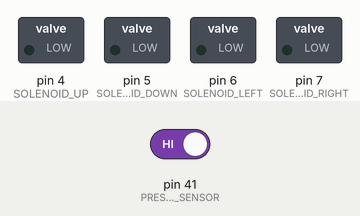
This sketch was run on a simulated Arduino Mega 2560, built with avr-gcc and run on an emulated ATmega2560. Shown: switched loads named in the sketch (green lamp = pin HIGH). Dashed ring = blinking. The inputs (shaded band) are chosen by the test bench; at power-on: pin 41 (PRESSURE_SENSOR) HIGH.

Above: at 1.7 s.
1.8 s: pin 41 (PRESSURE_SENSOR) driven LOW
At 2.9 s:
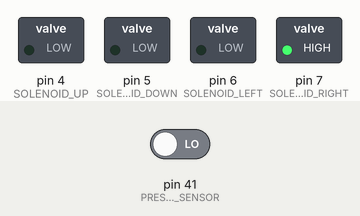
3.4 s: pin 41 (PRESSURE_SENSOR) driven HIGH
At 4.07 s:
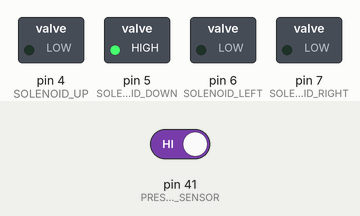
6.4 s: pin 41 (PRESSURE_SENSOR) driven LOW
At 6.8 s:
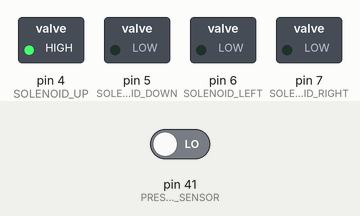
Timing chart, 0 to 9.4 s (numbered marks = the images above; inputs shaded):
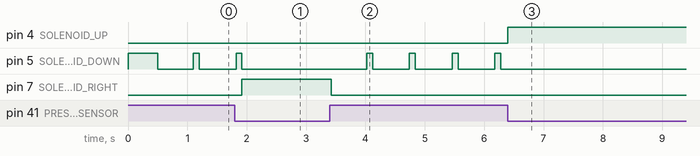

The sketch:

OSE_CEB_Press_17_08_minimal_alpha.ino
```cpp
// (licence header left out)
//defines to make it easier for non-coders to make adjustments for troubleshooting and custom changes


#define SOLENOID_UP 4      //Extension. See pin mapping above.
#define SOLENOID_DOWN 5    //swap these pin numbers for wire inversion

#define SOLENOID_LEFT 6    //Extension.
#define SOLENOID_RIGHT 7   //swap these pin numbers for wire inversion


#define PRESSURE_SENSOR 41  //labeled A3 or F3 silkscreen on the PCB
#define PRESSURE_SENSOR_DEBOUNCE 20 //milliseconds to delay for pressure sensor debounce
#define DELAY 500  // 1/2 sec extra to compress brick via main Cyl (default 500ms)
#define K_A_DRAWER 0.84 // T_c = T_e * (k_A)  for 2.5in x 14in cylinder  (default 0.008)

// custom structures, function declarations or prototypes
bool lowPressure();    //function to read if pressure sensor is HIGH
unsigned long drawerExtTime = 0;

void setup() {

  //initialize pin I/O Inputs use internal resistor pullups where needed and outputs get set low to prevent glitches while booting
  pinMode(SOLENOID_RIGHT, OUTPUT);
  digitalWrite(SOLENOID_RIGHT, LOW);
  pinMode(SOLENOID_LEFT, OUTPUT);
  digitalWrite(SOLENOID_LEFT, LOW);
  pinMode(SOLENOID_DOWN, OUTPUT);
  digitalWrite(SOLENOID_DOWN, LOW);
  pinMode(SOLENOID_UP, OUTPUT);
  digitalWrite(SOLENOID_UP, LOW);
  pinMode(PRESSURE_SENSOR, INPUT);
  digitalWrite(PRESSURE_SENSOR, INPUT_PULLUP);

  //Initialize  to start position retract main cyl for 0.5 sec to release pressue contract drawer cylinder fully
  digitalWrite(SOLENOID_DOWN, HIGH);
  delay(DELAY);
  digitalWrite(SOLENOID_DOWN, LOW);
  while (lowPressure() == true) {
    digitalWrite(SOLENOID_RIGHT, HIGH);
  }
//  digitalWrite(SOLENOID_RIGHT, LOW);// check this - but - pressure may still be high; depends on solenoid - but for
                                    // cylinder soilenoid, the pressure may stay high
//  digitalWrite(SOLENOID_LEFT, HIGH);//release pressure in lines 63-65
//  delay(DELAY/10);
//  digitalWrite(SOLENOID_LEFT, LOW);
}

void loop() {

  //Auto mode

  unsigned long previousMillis = 0;

  //Step 1 Calibration Extend drawer Cylinder Fully T_ext is measure
  previousMillis = millis();
  while (lowPressure() == true) {

    digitalWrite(SOLENOID_LEFT, HIGH);
  }
  digitalWrite(SOLENOID_LEFT, LOW);
  drawerExtTime = millis() - previousMillis;

  //Step 2 Main Cyl moves down to allow soil loading
  while (lowPressure() == true) {
    digitalWrite(SOLENOID_DOWN, HIGH);
  }
  digitalWrite(SOLENOID_DOWN, LOW);

  //Step 3 Contract drawer cylinder half way to close compression chamber
  previousMillis = millis();
  while (lowPressure() == true) {

    while ((millis() - previousMillis) <= (( drawerExtTime * K_A_DRAWER ) / 2 )) {
      digitalWrite(SOLENOID_RIGHT, HIGH);
    }
    digitalWrite(SOLENOID_RIGHT, LOW);
  }

  //Step 4 compression by main cyl with delay
  while (lowPressure() == true) {
    digitalWrite(SOLENOID_UP, HIGH);
  }
  delay(DELAY);
  digitalWrite(SOLENOID_UP, LOW);

  //Step 5 main Cyl release pressure
  digitalWrite(SOLENOID_DOWN, HIGH);
  delay(DELAY/5);
  digitalWrite(SOLENOID_DOWN, LOW);

  //Step 6 drawer Cyl contracts opening chamber
  while (lowPressure() == true) {
    digitalWrite(SOLENOID_RIGHT, HIGH);
  }
  digitalWrite(SOLENOID_RIGHT, LOW);

  //Step 7 main moves brick up to eject
  while (lowPressure() == true) {
    digitalWrite(SOLENOID_UP, HIGH);
  }
  digitalWrite(SOLENOID_UP, LOW);

  //Loops back to step 1 to eject brick
}
//end of main loop

//custom functions

//reads pressure sensor state HIGH is false and LOW is true
bool lowPressure() {
  if (digitalRead(PRESSURE_SENSOR) == HIGH) {
    delay(PRESSURE_SENSOR_DEBOUNCE);
    if (digitalRead(PRESSURE_SENSOR) == HIGH) {
      return false;
    }
    else {
      return true;
    }
  }
  else {
    return true;
  }
}
```

Measured:
- after the input at 1.8 s, pin 5 (SOLENOID_DOWN): goes on until 1.9 s, then stays LOW; pin 7 (SOLENOID_RIGHT): LOW → HIGH after 0.12 s
- after the input at 3.4 s, pin 5 (SOLENOID_DOWN): alternates HIGH for 0.10 s and LOW for 0.62 s, starting after 0.62 s; pin 7 (SOLENOID_RIGHT): HIGH → LOW at once
- after the input at 6.4 s, pin 4 (SOLENOID_UP): LOW → HIGH at once; pin 5 (SOLENOID_DOWN): stops changing and stays LOW
